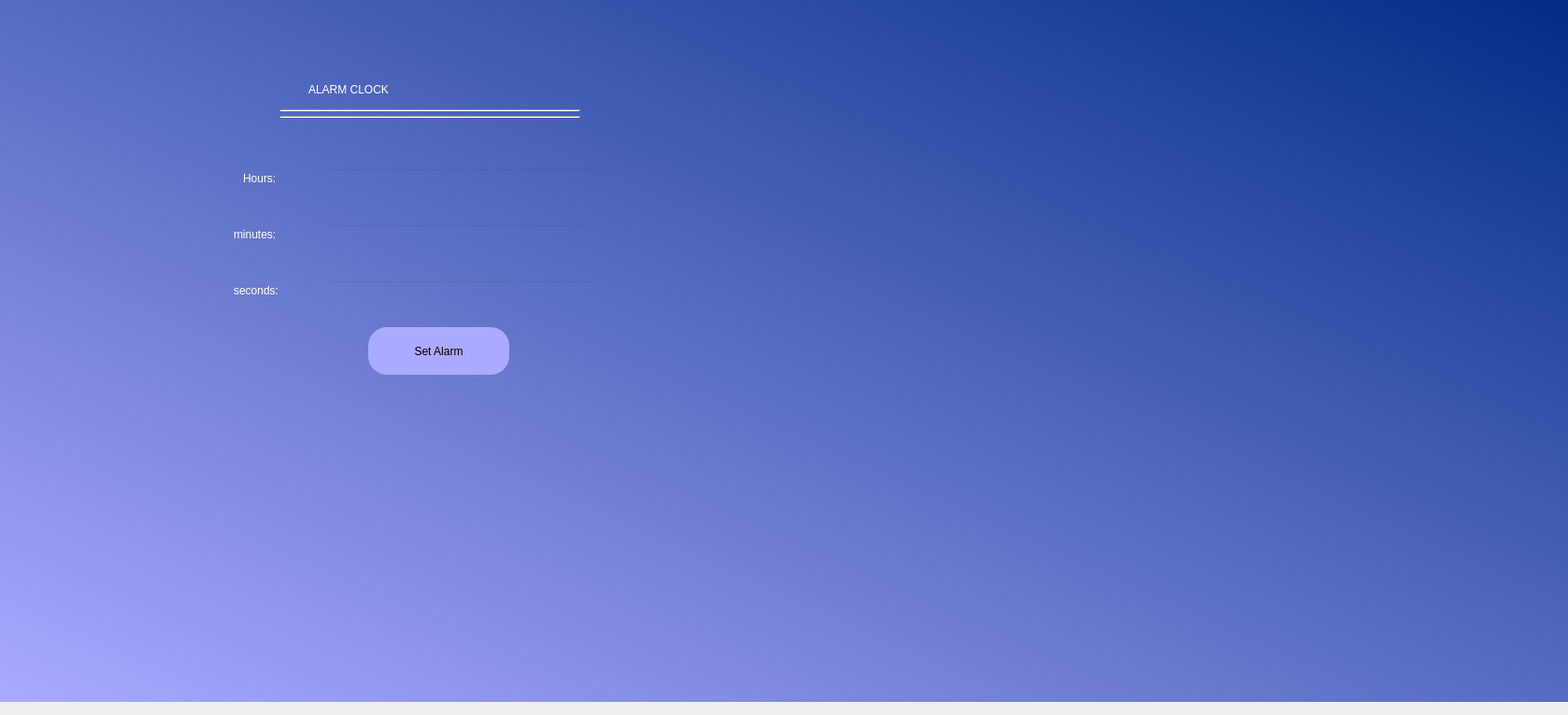
<?xml version="1.0" encoding="UTF-8"?>
<ui version="4.0">
 <class>Form</class>
 <widget class="QWidget" name="Form">
  <property name="geometry">
   <rect>
    <x>0</x>
    <y>0</y>
    <width>1678</width>
    <height>765</height>
   </rect>
  </property>
  <property name="windowTitle">
   <string>Form</string>
  </property>
  <widget class="QWidget" name="widget" native="true">
   <property name="geometry">
    <rect>
     <x>0</x>
     <y>-10</y>
     <width>1681</width>
     <height>761</height>
    </rect>
   </property>
   <property name="styleSheet">
    <string notr="true">QWidget#widget{
background-color:qlineargradient(spread:pad, x1:0, y1:1, x2:1, y2:0, stop:0 rgba(170, 170, 255, 255), stop:1 rgba(0, 43, 131, 255))}</string>
   </property>
   <widget class="QLabel" name="label">
    <property name="geometry">
     <rect>
      <x>330</x>
      <y>60</y>
      <width>251</width>
      <height>91</height>
     </rect>
    </property>
    <property name="styleSheet">
     <string notr="true">color:rgb(255, 255, 255);
font: 26pt &quot;Rockwell&quot;;</string>
    </property>
    <property name="text">
     <string>ALARM CLOCK</string>
    </property>
   </widget>
   <widget class="QLabel" name="label_2">
    <property name="geometry">
     <rect>
      <x>260</x>
      <y>180</y>
      <width>111</width>
      <height>41</height>
     </rect>
    </property>
    <property name="styleSheet">
     <string notr="true">color:rgb(255, 255, 255);
font: 16pt &quot;MS Shell Dlg 2&quot;;</string>
    </property>
    <property name="text">
     <string>Hours:</string>
    </property>
   </widget>
   <widget class="QLineEdit" name="lineEdit">
    <property name="geometry">
     <rect>
      <x>350</x>
      <y>190</y>
      <width>291</width>
      <height>31</height>
     </rect>
    </property>
    <property name="styleSheet">
     <string notr="true">background-color:rgba(0,0,0,0);
color:rgb(255, 255, 255);
font: 14pt &quot;MS Shell Dlg 2&quot;;</string>
    </property>
    <property name="text">
     <string/>
    </property>
   </widget>
   <widget class="QLabel" name="label_3">
    <property name="geometry">
     <rect>
      <x>250</x>
      <y>240</y>
      <width>111</width>
      <height>41</height>
     </rect>
    </property>
    <property name="styleSheet">
     <string notr="true">color:rgb(255, 255, 255);
font: 16pt &quot;MS Shell Dlg 2&quot;;</string>
    </property>
    <property name="text">
     <string>minutes:</string>
    </property>
   </widget>
   <widget class="QLineEdit" name="lineEdit_2">
    <property name="geometry">
     <rect>
      <x>350</x>
      <y>250</y>
      <width>291</width>
      <height>31</height>
     </rect>
    </property>
    <property name="styleSheet">
     <string notr="true">background-color:rgba(0,0,0,0);
color:rgb(255, 255, 255);
font: 14pt &quot;MS Shell Dlg 2&quot;;</string>
    </property>
    <property name="text">
     <string/>
    </property>
   </widget>
   <widget class="QLineEdit" name="lineEdit_3">
    <property name="geometry">
     <rect>
      <x>350</x>
      <y>310</y>
      <width>291</width>
      <height>31</height>
     </rect>
    </property>
    <property name="styleSheet">
     <string notr="true">background-color:rgba(0,0,0,0);
color:rgb(255, 255, 255);
font: 14pt &quot;MS Shell Dlg 2&quot;;</string>
    </property>
    <property name="text">
     <string/>
    </property>
   </widget>
   <widget class="Line" name="line">
    <property name="geometry">
     <rect>
      <x>300</x>
      <y>120</y>
      <width>321</width>
      <height>16</height>
     </rect>
    </property>
    <property name="orientation">
     <enum>Qt::Horizontal</enum>
    </property>
   </widget>
   <widget class="Line" name="line_2">
    <property name="geometry">
     <rect>
      <x>300</x>
      <y>125</y>
      <width>321</width>
      <height>21</height>
     </rect>
    </property>
    <property name="orientation">
     <enum>Qt::Horizontal</enum>
    </property>
   </widget>
   <widget class="QLabel" name="label_4">
    <property name="geometry">
     <rect>
      <x>250</x>
      <y>300</y>
      <width>111</width>
      <height>41</height>
     </rect>
    </property>
    <property name="styleSheet">
     <string notr="true">color:rgb(255, 255, 255);
font: 16pt &quot;MS Shell Dlg 2&quot;;</string>
    </property>
    <property name="text">
     <string>seconds:</string>
    </property>
   </widget>
   <widget class="QPushButton" name="pushButton">
    <property name="geometry">
     <rect>
      <x>394</x>
      <y>360</y>
      <width>151</width>
      <height>51</height>
     </rect>
    </property>
    <property name="styleSheet">
     <string notr="true">background-color:rgb(170, 170, 255);
color:rgb(0, 0, 0);
font: 24pt &quot;Freestyle Script&quot;;
border-radius:20px
</string>
    </property>
    <property name="text">
     <string>Set Alarm</string>
    </property>
   </widget>
   <widget class="QLabel" name="label_5">
    <property name="geometry">
     <rect>
      <x>310</x>
      <y>420</y>
      <width>331</width>
      <height>20</height>
     </rect>
    </property>
    <property name="styleSheet">
     <string notr="true">color:rgb(255, 85, 127);
font: 12pt &quot;MS Shell Dlg 2&quot;;</string>
    </property>
    <property name="text">
     <string/>
    </property>
   </widget>
   <widget class="QLabel" name="label_6">
    <property name="geometry">
     <rect>
      <x>200</x>
      <y>500</y>
      <width>591</width>
      <height>31</height>
     </rect>
    </property>
    <property name="styleSheet">
     <string notr="true">color:rgb(255, 255, 255);
font: 16pt &quot;MS Shell Dlg 2&quot;;
</string>
    </property>
    <property name="text">
     <string/>
    </property>
   </widget>
  </widget>
 </widget>
 <resources/>
 <connections/>
</ui>
